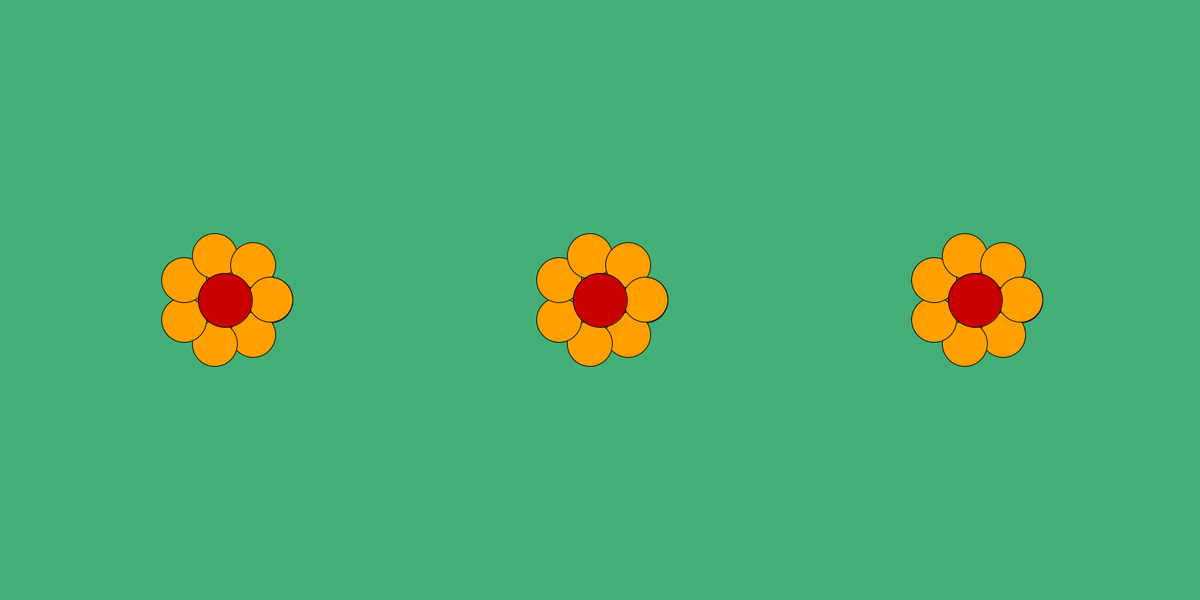
Frame 1 (no input)
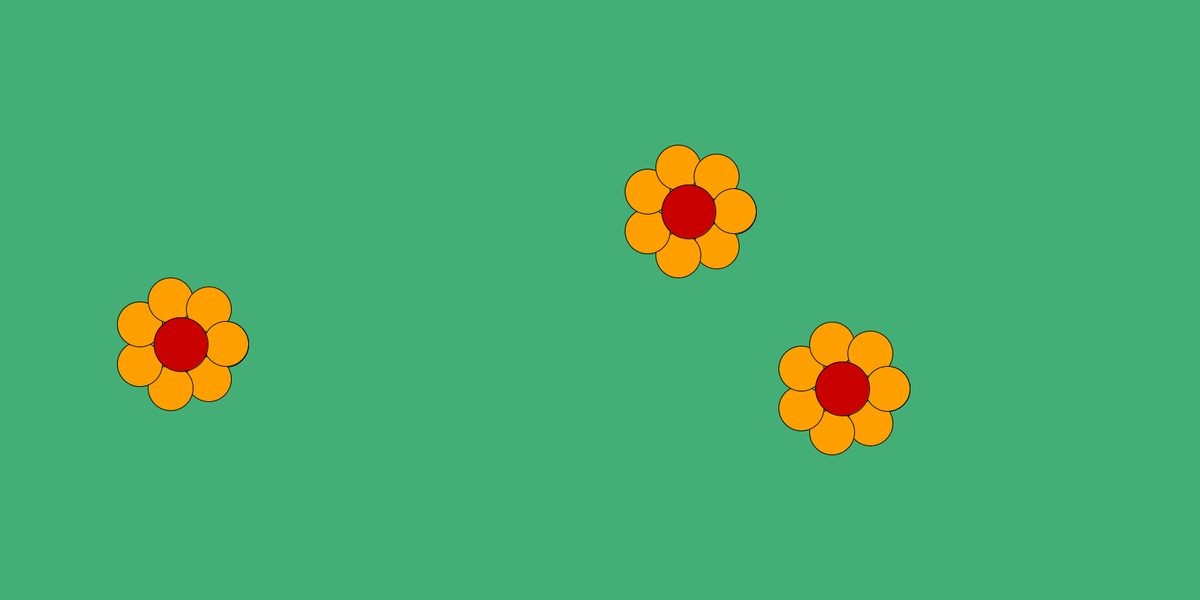
Frame 60 (the mouse pressed at the canvas centre just before this capture)
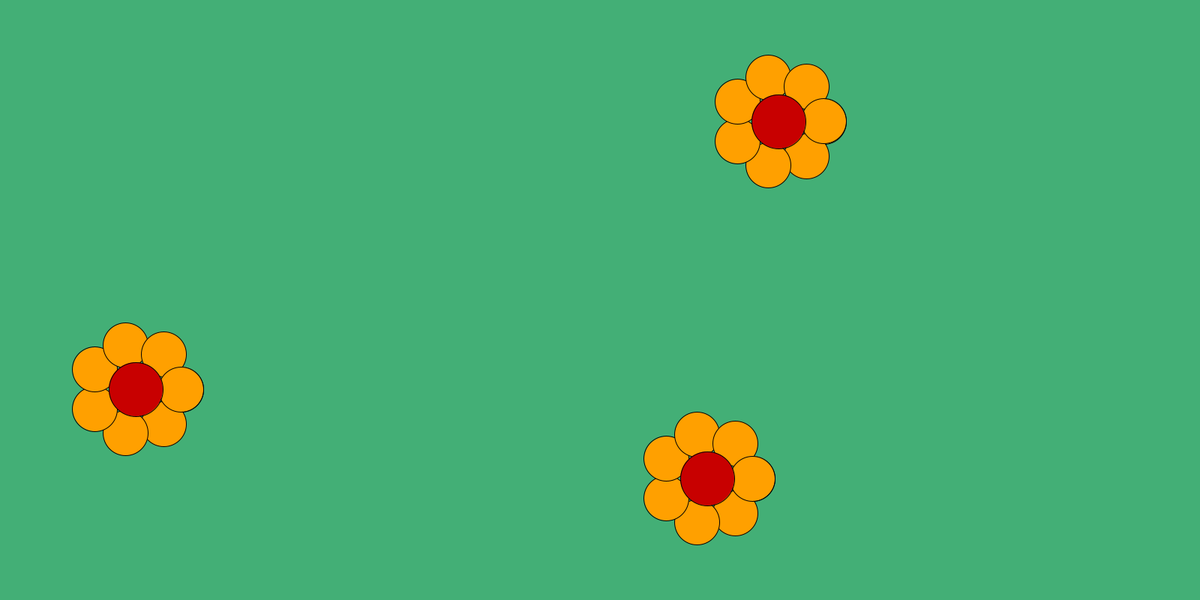
Frame 120 (the mouse held since frame 60 and released just before this capture)

The Processing sketch that drew these frames (run headless with seeded random() and noise(); from frame 60 on, the mouse is pressed at the canvas centre):

// Processing sketch: FlowerObject
// ── FlowerObject.pde
Flower flower1;
Flower flower2;
Flower flower3;

void setup() {
  size(1600,800);
 
  
  int _r1=60;
  int _pedals =7;
  float _x=width/2;
  float _x2=300;
  float _x3=1300;
  float _y=height/2;
  int _pedalColor=#FFA000;
  int _moveX1=2;
  int _moveX2=-1;
  int _moveX3=-3;
  int _moveY1=-2;
  int _moveY2=1;
  int _moveY3=2;  
  flower1 = new Flower(_r1,_pedals,_x,_y,_pedalColor,_moveX1,_moveY1);
  flower2 = new Flower(_r1,_pedals,_x2,_y,_pedalColor,_moveX2,_moveY2);
  flower3 = new Flower(_r1,_pedals,_x3,_y,_pedalColor,_moveX3,_moveY3);
  
  
}

void draw(){
  background(#43AF76);
  flower1.display();
  flower2.display();
  flower3.display();
}

// ── flowerClass.pde
class Flower {
  //variables
  
  float r;       // radius of the flower pedal
  int n_pedals;  // number of pedals
  float x;       //x-position of the center of the flower
  float y;       //y-position of the center of the flower
  int pedalColor;// color of flower
  int moveX;    //movement of flower
  int moveY;    //movement of flower
  
  Flower(float temp_r, int temp_n_pedals, float temp_x, float temp_y, int temp_pedalColor, int temp_moveX, int temp_moveY) {
    r=temp_r;
    n_pedals = temp_n_pedals;
    x=temp_x;
    y=temp_y;
    pedalColor=temp_pedalColor;
    moveX=temp_moveX;
    moveY=temp_moveY;
  }
  
  void display() {
    float ballX;
    float ballY;
      
      fill(pedalColor);
      for (float i=0;i<PI*2;i+=2*PI/n_pedals) {
        ballX = x + r*cos(i);
        ballY = y + r*sin(i);
        ellipse(ballX,ballY,r,r); 
      }
      fill(200,0,0);
      ellipse(x,y,r*1.2,r*1.2);
      x = x + moveX;
      y = y + moveY;
      
      if (x <= 0 || x >= width){
        moveX=-moveX;
      }  
      if (y <= 0 ||  y >= height){
        moveY=-moveY;
      }
    }  
}  
  
  
  
 
